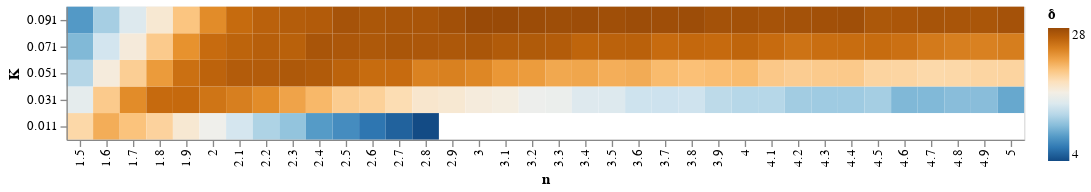

Notebook source saved alongside this figure:
### Code cell
alt.Chart(df2_n5up10_gb_std).mark_rect().encode(
    alt.X('n:N'),
    alt.Y('K:N',sort=alt.EncodingSortField('K', order='descending')),
    alt.Color('δ:Q', scale=alt.Scale(scheme='blueorange'))
)

### Figure 1 — Vega-Lite specification as saved in the notebook (floating-point values rounded to 4 significant figures; data arrays with more than 128 entries replaced by an {"elided": "..."} marker saying what was removed)
{"config": {"view": {"continuousWidth": 400, "continuousHeight": 300}}, "data": {"name": "data-f1b004e4f85a9e83cafa9991bd879e47"}, "mark": "rect", "encoding": {"color": {"type": "quantitative", "field": "δ", "scale": {"scheme": "blueorange"}}, "x": {"type": "nominal", "field": "n"}, "y": {"type": "nominal", "field": "K", "sort": {"field": "K", "order": "descending"}}}, "$schema": "https://vega.github.io/schema/vega-lite/v4.8.1.json", "datasets": {"data-f1b004e4f85a9e83cafa9991bd879e47": {"elided": "159 records"}}}
